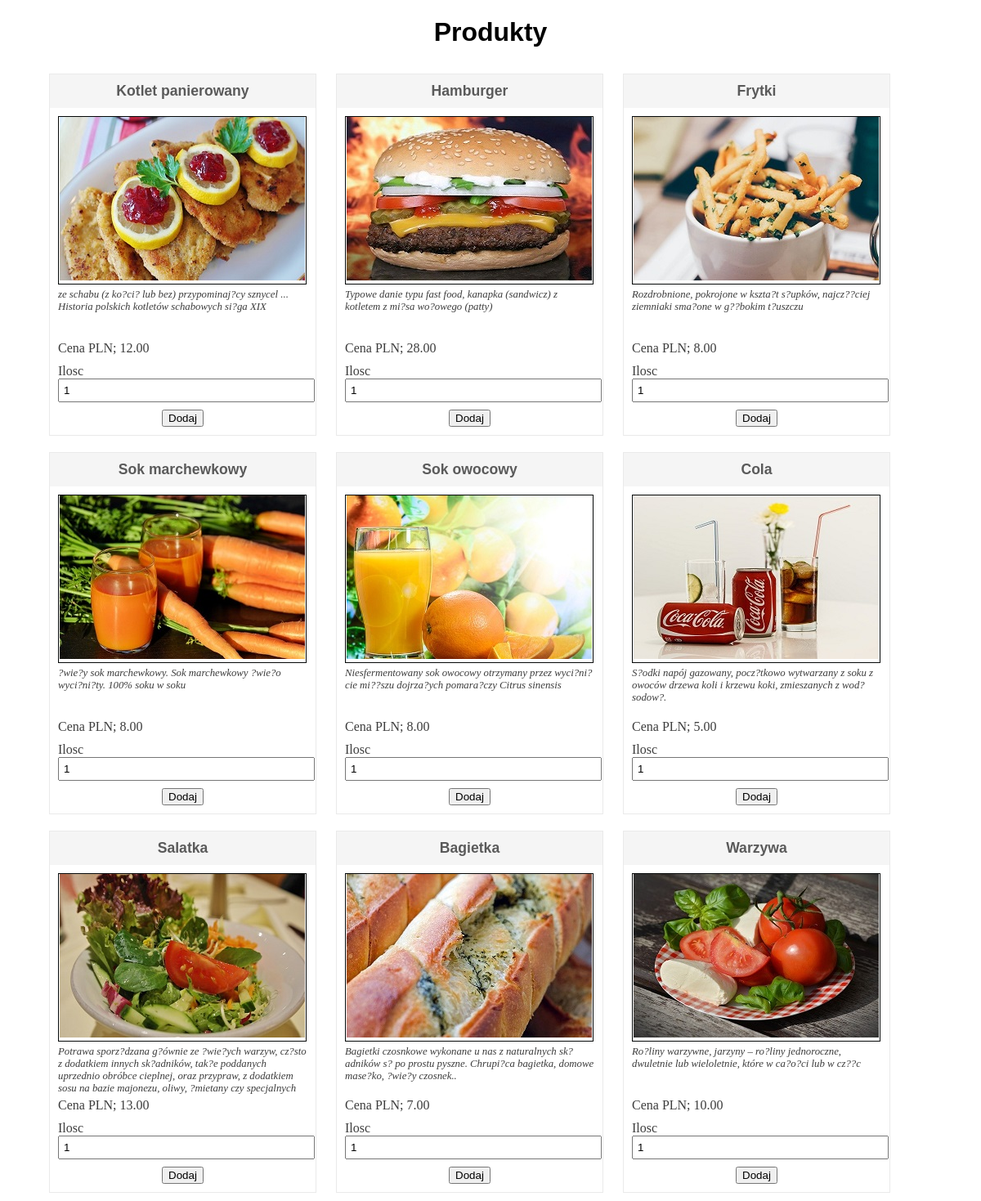
The page / on the database its author committed.
### tables this page shows
CREATE TABLE `products` (
  `id` int(11) NOT NULL,
  `product_code` varchar(60) NOT NULL,
  `product_name` varchar(60) NOT NULL,
  `product_desc` tinytext NOT NULL,
  `product_img_name` varchar(60) NOT NULL,
  `price` decimal(10,2) NOT NULL
);

### config.php (called while the page is built, shortened)
<?php
$currency = 'PLN; ';
?>

### index.php (the view, shortened to what this page needs)
<?php
include_once("config.php");
$current_url = urlencode($url="http://".$_SERVER['HTTP_HOST'].$_SERVER['REQUEST_URI']);
?>
<!DOCTYPE html>
<html>
<head>
<link href="style/style.css" rel="stylesheet" type="text/css">
</head>
<body>
<h1 align="center">Produkty </h1>
<?php
$results = $mysqli->query("SELECT product_code, product_name, product_desc, product_img_name, price FROM products ORDER BY id ASC");
if($results){
$products_item = '<ul class="products">';
while($obj = $results->fetch_object())
{
$products_item .= <<<EOT
	<li class="product">
	<form method="post" action="cart_update.php">
	<div class="product-content"><h3>{$obj->product_name}</h3>
	<div class="product-thumb"><img src="images/{$obj->product_img_name}"></div>
	<div class="product-desc">{$obj->product_desc}</div>
	<div class="product-info">
	Cena {$currency}{$obj->price}
	<fieldset>
	<label>
		<span>Ilosc</span>
		<input type="text" size="2" maxlength="2" name="product_qty" value="1" />
	</label>
	</fieldset>
	<input type="hidden" name="product_code" value="{$obj->product_code}" />
	<input type="hidden" name="type" value="add" />
	<input type="hidden" name="return_url" value="{$current_url}" />
	<div align="center"><button type="submit" class="add_to_cart">Dodaj</button></div>
	</div></div>
	</form>
	</li>
EOT;
}
$products_item .= '</ul>';
echo $products_item;
}
?>
</body>
</html>

### style/style.css (style rules this page uses)
body { margin: 0px; padding: 0px; font-family: Georgia, "Times New Roman", Times, serif; }
h1, h2, h3 { font-family: "Trebuchet MS", Arial, Helvetica, sans-serif; }
ul.products { padding: 0; margin: 0; max-width: 1100px; margin-left: auto; margin-right: auto; }
ul.products li { display: inline-block; max-width: 305px; padding: 10px; background-color: #FFFFFF; margin: 10px; border: 1px solid #EAEAEA; color: #3D3D3D; }
ul.products li h3 { margin: -10px -10px 10px -10px; padding: 10px; text-align: center; background-color: #F5F5F5; font-family: "Trebuchet MS", Arial, Helvetica, sans-serif; font-size: 1.1em; color: #5A5A5A; }
ul.products li fieldset { border: none; padding: 5px 5px 5px 0px; margin: 0; }
ul.products li fieldset label { display:block; margin-bottom: 4px; }
ul.products li fieldset label span { width: 80px; float: left; }
label { display: block; margin: 5px 0; }
input[type=text], input[type=email], input[type=number], textarea { padding: 5px; display: block; resize: none; min-width: 300px; }
.product-thumb { text-align:center; max-width: 302px; border: 1.8px solid transparent; border-color: rgba(4, 7, 7, 0.993); height: 98%; }
.product-desc { font-style: italic; font-size: 0.8em; margin-bottom: 4px; height: 60px; width: 100%; overflow: hidden; margin-top: 5px; }

### rows shown on the page
products: product_name "Kotlet panierowany", product_img_name (picture), product_desc "ze schabu (z ko?ci? lub bez) przypominaj?cy sznycel ... Historia polskich kotletów schabowych si?ga XIX", price "12.00"
products: product_name "Hamburger", product_img_name (picture), product_desc "Typowe danie typu fast food, kanapka (sandwicz) z kotletem z mi?sa wo?owego (patty)", price "28.00"
products: product_name "Frytki", product_img_name (picture), product_desc "Rozdrobnione, pokrojone w kszta?t s?upków, najcz??ciej ziemniaki sma?one w g??bokim t?uszczu", price "8.00"
products: product_name "Sok marchewkowy", product_img_name (picture), product_desc "?wie?y sok marchewkowy. Sok marchewkowy ?wie?o wyci?ni?ty. 100% soku w soku", price "8.00"
products: product_name "Sok owocowy", product_img_name (picture), product_desc "Niesfermentowany sok owocowy otrzymany przez wyci?ni?cie mi??szu dojrza?ych pomara?czy Citrus sinensis", price "8.00"
products: product_name "Cola", product_img_name (picture), product_desc "S?odki napój gazowany, pocz?tkowo wytwarzany z soku z owoców drzewa koli i krzewu koki, zmieszanych z wod? sodow?.", price "5.00"
products: product_name "Salatka", product_img_name (picture), product_desc "Potrawa sporz?dzana g?ównie ze ?wie?ych warzyw, cz?sto z dodatkiem innych sk?adników, tak?e poddanych uprzednio obróbce cieplnej, oraz przypraw, z dodatkiem sosu na bazie majonezu, oliwy, ?mietany czy specjalnych…", price "13.00"
products: product_name "Bagietka", product_img_name (picture), product_desc "Bagietki czosnkowe wykonane u nas z naturalnych sk?adników s? po prostu pyszne. Chrupi?ca bagietka, domowe mase?ko, ?wie?y czosnek..", price "7.00"
products: product_name "Warzywa", product_img_name (picture), product_desc "Ro?liny warzywne, jarzyny – ro?liny jednoroczne, dwuletnie lub wieloletnie, które w ca?o?ci lub w cz??c", price "10.00"
